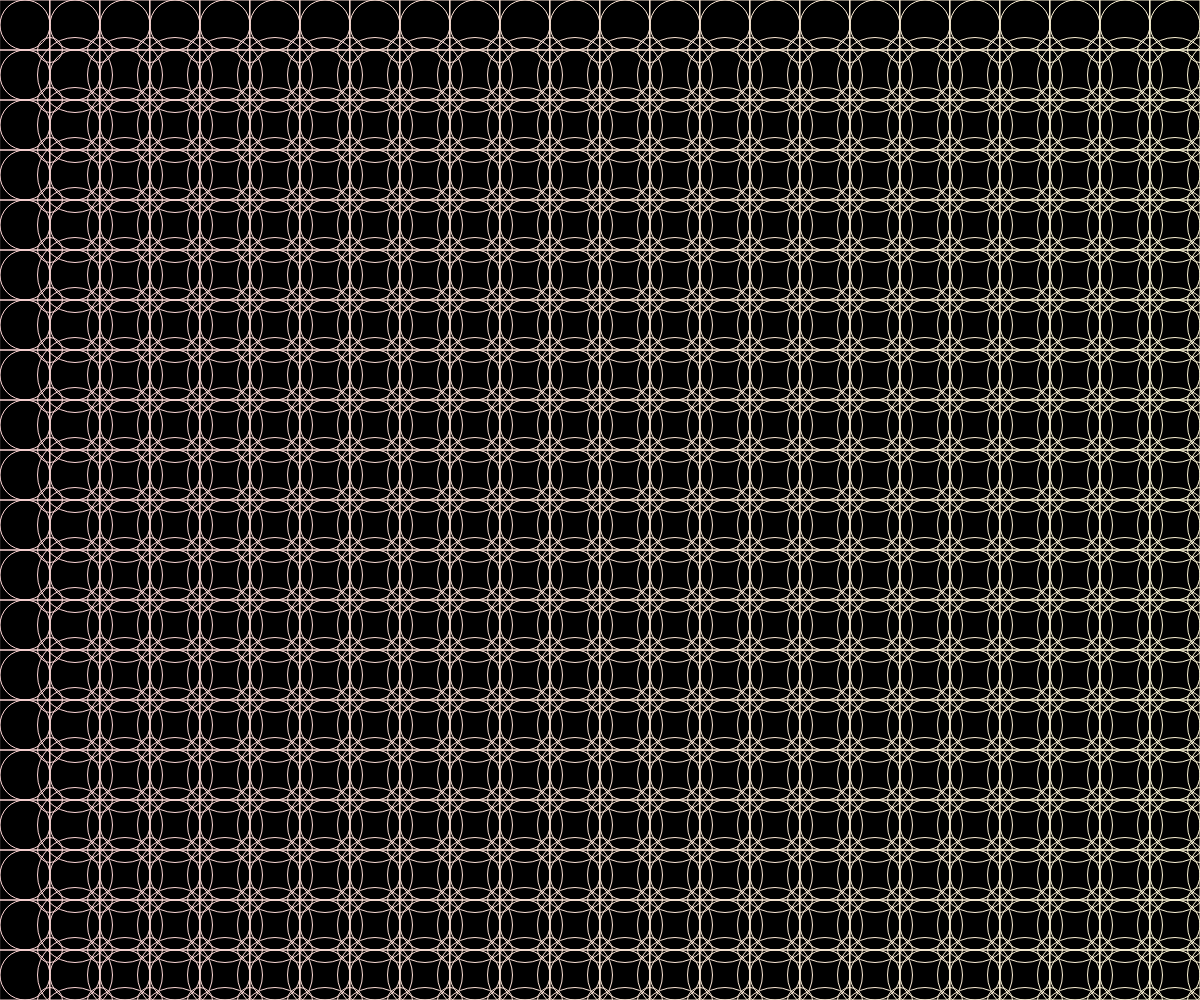
Frame 1 (no input)
Frame 60 (no input): identical to frame 1, image omitted
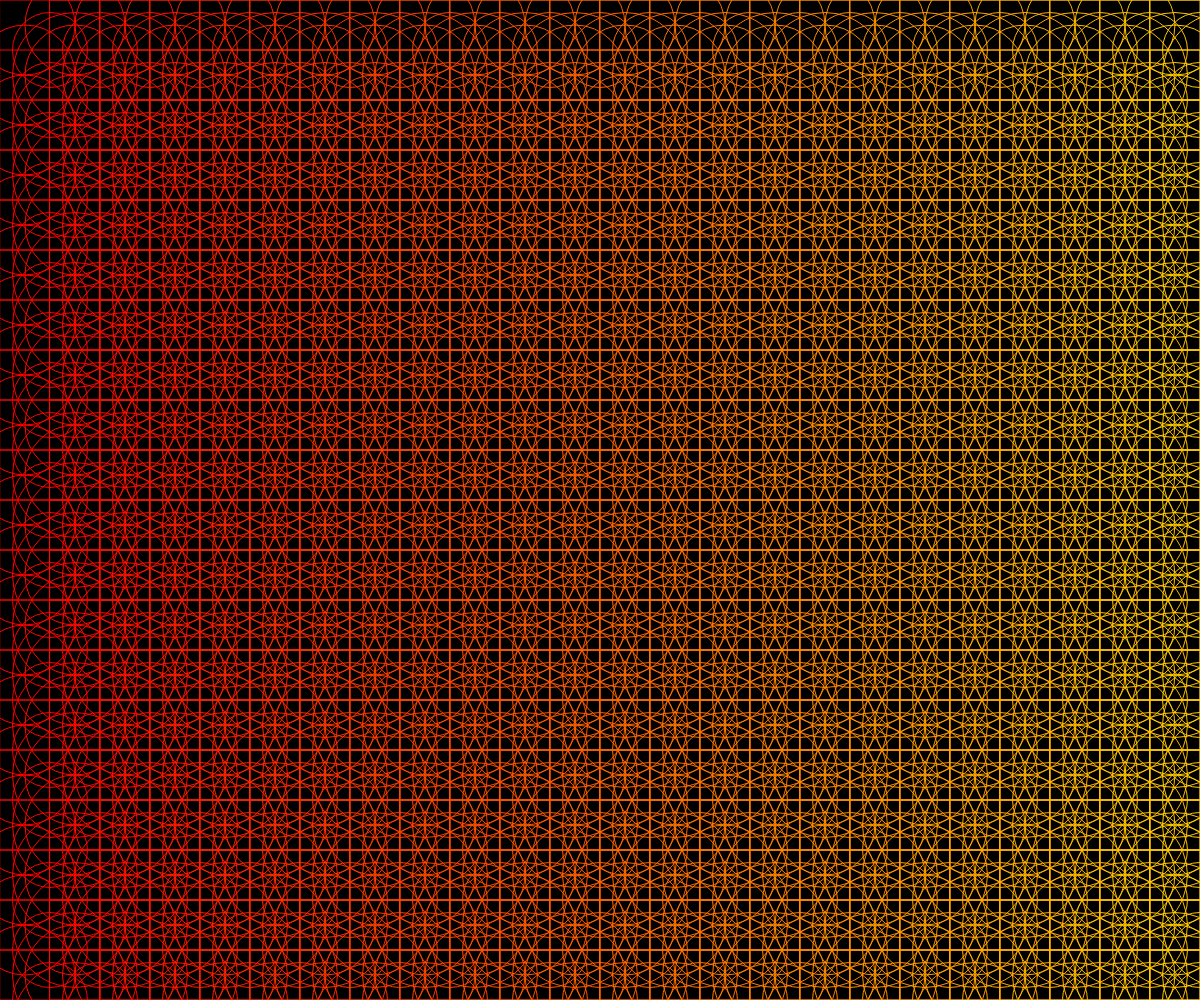
Frame 120 (the mouse pressed at the canvas centre since frame 60)

The p5.js sketch that drew these frames (run headless with seeded random() and noise() and a simulated clock; from frame 60 on, the mouse is pressed at the canvas centre):

// p5.js sketch
// ── sketch.js
function setup() {
	createCanvas(windowWidth, windowHeight);
	background(0);
}

function draw() {
	background(0)
	noFill()
	
	for(var x=0;x<width;x=x+50)
	  	{	
	for(var y=0;y<height;y=y+50)
				{	 
colorMode(HSB)
var J = map(mouseX,0,width,0,100);
var h=map(x,0,width,0,50)
var s=map(mouseY,50,height,25,200)//隨著滑鼠移動會變色
var b=map(mouseX,10,width,255,130)
	stroke(h,s,b)
	ellipse(x+25,y+25,50+J)//大圓
  stroke(h,s,b)
	rect(x,y,50+J)
  stroke(h,s,b)
	ellipse(x+50,y+50,25+J)//小圓
  ellipse(x+75,y+75,75+J)//最大的圓
					
				}
			}
}
